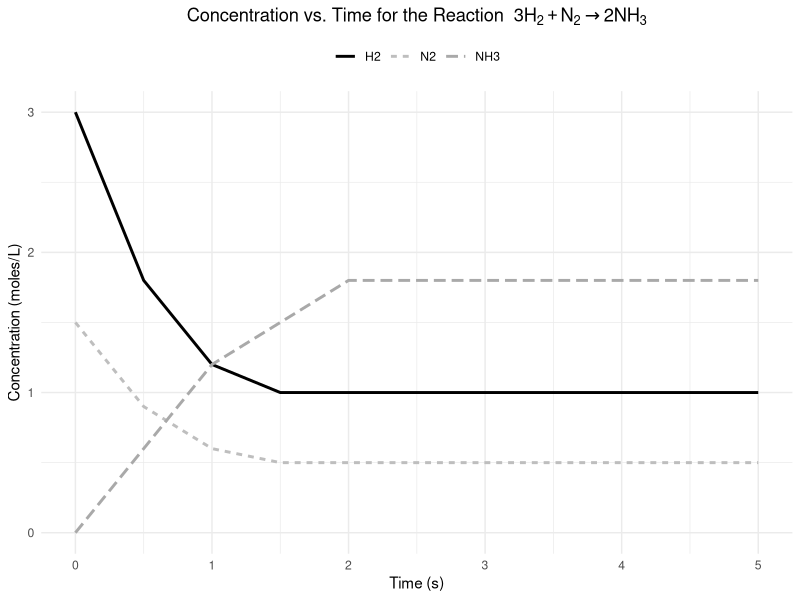

The R source for this figure:
# Load necessary library
if(!require(ggplot2)) install.packages("ggplot2")
library(ggplot2)

# Data for concentrations of each species over time
time <- seq(0, 5, by = 0.5)  # Time in seconds

# Approximate concentration values based on the image for each substance
H2 <- c(3, 1.8, 1.2, 1, 1, 1, 1, 1, 1, 1, 1)     # Reactant H2
N2 <- c(1.5, 0.9, 0.6, 0.5, 0.5, 0.5, 0.5, 0.5, 0.5, 0.5, 0.5)  # Reactant N2
NH3 <- c(0, 0.6, 1.2, 1.5, 1.8, 1.8, 1.8, 1.8, 1.8, 1.8, 1.8)   # Product NH3

# Create a data frame
data <- data.frame(
  Time = rep(time, 3),
  Concentration = c(H2, N2, NH3),
  Species = factor(rep(c("H2", "N2", "NH3"), each = length(time)))
)

# Plot the data
ggplot(data, aes(x = Time, y = Concentration, color = Species, linetype = Species)) +
  geom_line(size = 1) +
  scale_color_manual(values = c("H2" = "black", "N2" = "gray", "NH3" = "darkgray")) +
  labs(
    title = expression("Concentration vs. Time for the Reaction " ~ 3*H[2] + N[2] %->% 2*NH[3]),
    x = "Time (s)",
    y = "Concentration (moles/L)"
  ) +
  theme_minimal() +
  theme(
    plot.title = element_text(hjust = 0.5),
    legend.title = element_blank(),
    legend.position = "top"
  )
